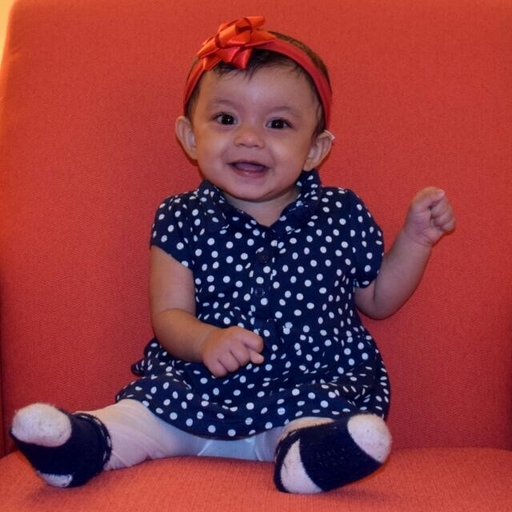
#> input picture baby512.jpg, 512 x 512 px
$ jupyter execute --allow-errors 'ImageSmoothing&GreyscaleToBinary-checkpoint.ipynb'
#> lines starting #> are read from the running program, lines starting #| are printed output that depends on the picture; after the words box and inside, x2 and y2 are one past the last pixel; in counts of white or black regions, pixels touching at a corner belong together
[cell 1]
import numpy as np
import cv2
#from matplotlib import pyplot as plt
import random
import math

img=cv2.imread('baby512.jpg',0)
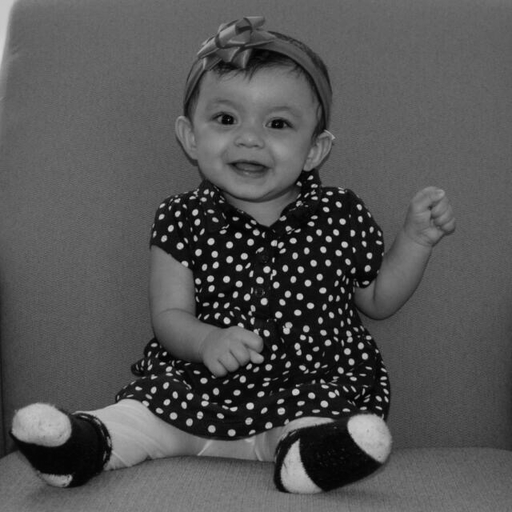
#> img: shape (512, 512); min 2, max 214, mean 83.7

def readGrayscaleImage(img):
    GrayImage=img.copy()
    cv2.imwrite('GrayScaleImage.jpg',GrayImage)
    cv2.imshow('GrayScaleImage',GrayImage)
    cv2.waitKey(0)
    return GrayImage


def corruptImageSP(GrayImage):
    #Adding salt and pepper noise to image
    #img=cv2.imread('baby.jpg',0)
    copyImg=GrayImage.copy()
    NoisyImage=np.zeros(copyImg.shape,np.uint8)
    for i in range(copyImg.shape[0]):  #traverse rows of matrix
        for j in range(copyImg.shape[1]):  #traverse columns of matrix
            a=random.random()
            if a<0.90:
                NoisyImage[i][j]=copyImg[i][j]
            elif (a<0.98 and a>0.95):
                NoisyImage[i][j]=0
            else:
                NoisyImage[i][j]=255
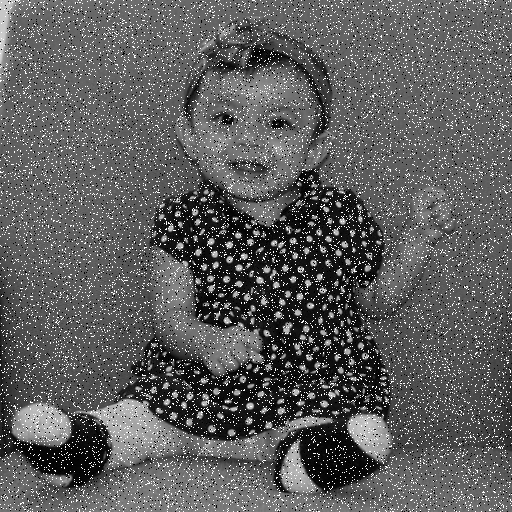
#> NoisyImage: shape (512, 512); min 0, max 255, mean 93.3
    cv2.imwrite('Salt&Pepper Noisy image.jpg',NoisyImage)
    cv2.imshow('Salt&Pepper Noisy image',NoisyImage)
    cv2.waitKey(0)
    return NoisyImage

def noisereductionAveraging(GrayImage):
    #Noise reduction-smoothing by averaging
    copyImg=GrayImage.copy()
    SmoothImageAveraging=copyImg.copy()
    for i in range(1,copyImg.shape[0]-1):
        for j in range(1,copyImg.shape[1]-1):
            sum=0
            sum=(copyImg[i][j]//9)+(copyImg[i][j+1]//9)+(copyImg[i][j-1]//9)+(copyImg[i-1][j]//9)+(copyImg[i-1][j+1]//9)+(copyImg[i-1][j-1]//9)+(copyImg[i+1][j]//9)+(copyImg[i+1][j+1]//9)+(copyImg[i+1][j-1]//9)
            SmoothImageAveraging[i][j]=sum
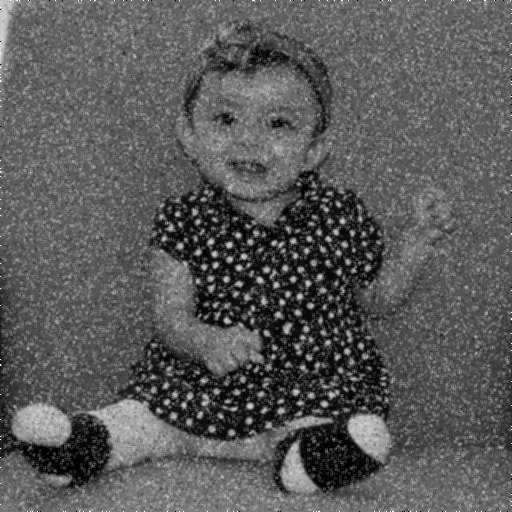
#> SmoothImageAveraging: shape (512, 512); min 0, max 255, mean 89.5
    cv2.imshow('SmoothImageAveraging',SmoothImageAveraging)
    cv2.imwrite('SmoothImageAveraging.jpg',SmoothImageAveraging)
    cv2.waitKey(0)
    return SmoothImageAveraging


def noisereductionMedianFiltering(GrayImage):
    #Noise reduction-smoothing by median filtering
    copyImg=GrayImage.copy()
    SmoothImageMedianFilter=copyImg
    for i in range(1,copyImg.shape[0]-1):  #traverse rows of matrix
        for j in range(1,copyImg.shape[1]-1):  #traverse columns of matrix
            kernel=[]
            kernel=[copyImg[i][j],copyImg[i-1][j],copyImg[i+1][j],copyImg[i][j-1],copyImg[i][j+1],copyImg[i-1][j-1],copyImg[i+1][j-1],copyImg[i-1][j+1],copyImg[i+1][j+1]]
            kernel.sort()
            SmoothImageMedianFilter[i][j]=kernel[4]
    cv2.imshow('SmoothImageMedianFilter',SmoothImageMedianFilter)
    cv2.imwrite('SmoothImageMedianFilter.jpg',SmoothImageMedianFilter)
    cv2.waitKey(0)
    return SmoothImageMedianFilter

def binaryImageSimpleThresholding(GrayImage):
    #Grayscale to binary image by using simple thresholding
    binImgSimpThreshldngimg=GrayImage.copy()
    for i in range(binImgSimpThreshldngimg.shape[0]):
        for j in range(binImgSimpThreshldngimg.shape[1]):
            if np.any(binImgSimpThreshldngimg[i][j]>80):
                binImgSimpThreshldngimg[i][j]=255
            else:
                binImgSimpThreshldngimg[i][j]=0
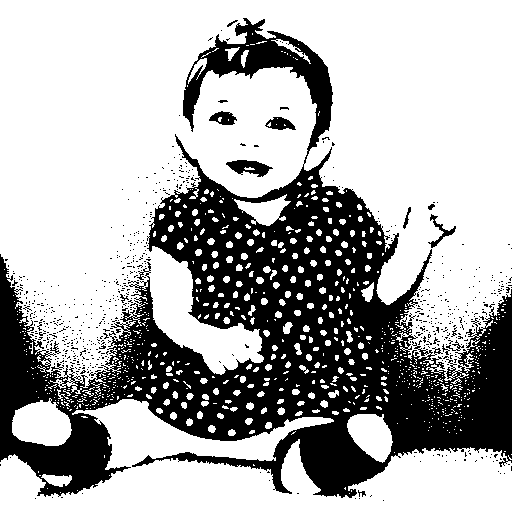
#> binImgSimpThreshldngimg: shape (512, 512); 67.7% white; 696 black regions (681 under 20 px), largest, box (x1, y1, x2, y2) and area: (0, 18, 512, 498) 81523, (226, 160, 273, 177) 448, (265, 117, 296, 130) 251

    cv2.imshow('Binary Image Simple Thresholding',binImgSimpThreshldngimg)
    cv2.imwrite('Binary Image Simple Thresholding.jpg',binImgSimpThreshldngimg)
    cv2.waitKey(0)
#     cv2.destroyAllWindows()
    return binImgSimpThreshldngimg


def binaryImageP_tileThresholding(GrayImage):
    #Grayscale image to binary image by using P-Tile Thresholding
    binImgPTile=GrayImage.copy()
    width,depth=img.shape
#> width = 512; depth = 512
    percentage=50/100
    thresholdpixelcount=width*depth*percentage  #pixel calculation from considered percentage value (this will correspond to threshold)
#> thresholdpixelcount = 131072
    #print(thresholdpixelcount)

    #Create hist datastructure
    hist=[]
    hist=np.zeros(256)
    for i in range(img.shape[0]):
        for j in range(img.shape[1]):
            hist[img[i,j]]=hist[img[i,j]]+1
#> after the loop, hist = 256 values, max 9075 at index 98, min 0 at index 0, mean 1024
    #print(hist)

    #Find intensity T correspondng to the percentage considered
    sum=0
    threshold=0
    for k in range(254,-1,-1):
        sum=sum+hist[k]
        if(sum>=thresholdpixelcount):
            break
#> this loop made 162 passes
#> sum on passes 1 to 3: 0, 0, 0
#> after the loop, sum = 134763
    threshold=k

    #Convert into binary image
    for m in range(img.shape[0]):
        for n in range(img.shape[1]):
            if np.any(img[m][n]>threshold):
                binImgPTile[m][n]=255
            else:
                binImgPTile[m][n]=0
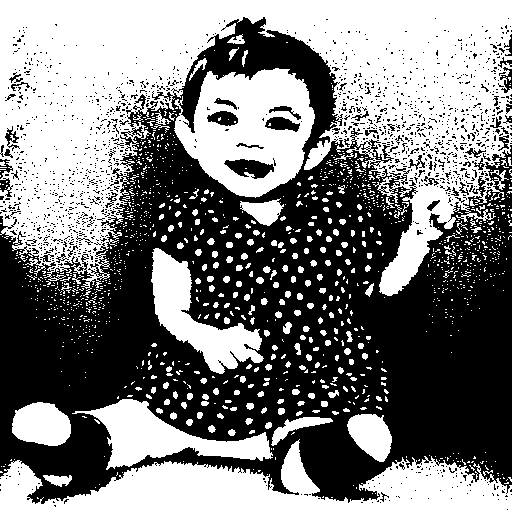
#> binImgPTile: shape (512, 512); 49.1% white; 1346 white regions (1162 under 20 px), largest, box (x1, y1, x2, y2) and area: (0, 0, 512, 296) 73506, (0, 439, 512, 512) 18224, (174, 68, 315, 198) 11261

    cv2.imshow('Binary Image P-tile thresholding',binImgPTile)
    cv2.imwrite('Binary Image P-tile thresholding.jpg',binImgPTile)
    cv2.waitKey(0)
#     cv2.destroyAllWindows()
    return binImgPTile

def binaryImageIterativeThresholding(GrayImage):
    #Grayscale image to binary using Iterative thresholding
    binImgItrThrs=GrayImage.copy()
    threshold=110
    revisedthreshold=0
    tolerance=10
    region1 = []
    region2 = []
    while(abs(revisedthreshold - threshold) > tolerance):
        for i in range(GrayImage.shape[0]):
            for j in range(GrayImage.shape[1]):
                if(GrayImage[i][j]>threshold):
                    region1.append(GrayImage[i][j])
                else:
                    region2.append(GrayImage[i][j])

        avg_region1 = sum(region1)//len(region1)
        avg_region2= sum(region2)//len(region2)
        revisedthreshold = (avg_region1+avg_region2)//2
        if(abs(revisedthreshold - threshold) < tolerance):
            break
        else:
            threshold=revisedthreshold
#> after the loop, region1 = 37852 items; region2 = 224292 items

    for i in range(GrayImage.shape[0]):
        for j in range(GrayImage.shape[1]):
            if(GrayImage[i][j]>threshold):
                binImgItrThrs[i][j]=255
            else:
                binImgItrThrs[i][j]=0
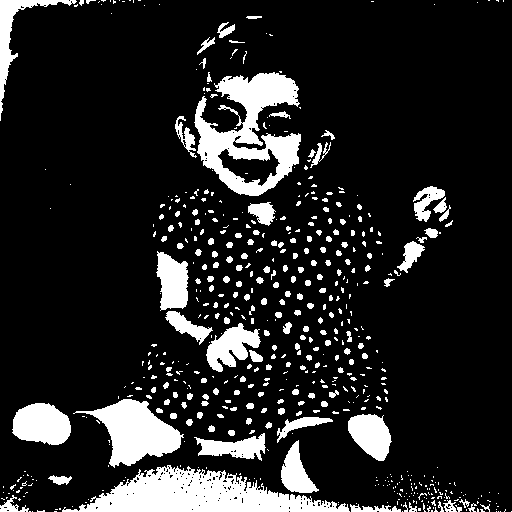
#> binImgItrThrs: shape (512, 512); 14.4% white; 572 white regions (398 under 20 px), largest, box (x1, y1, x2, y2) and area: (62, 465, 350, 512) 7015, (194, 72, 301, 196) 6447, (73, 399, 184, 468) 3623

    cv2.imshow('Binary Image iterative thresholding',binImgItrThrs)
    cv2.imwrite('Binary Image iterative thresholding.jpg',binImgItrThrs)
    cv2.waitKey(0)
#     cv2.destroyAllWindows()
    return binImgItrThrs


def histogramGrayscale():
    #Histogram of Grayscale image
    img = cv2.imread('baby.jpg',0)
    plt.hist(img.ravel(),256,[0,256]); plt.show()


def histogramRGB():
    #Histogram of RGB image
    img = cv2.imread('baby.jpg')
    color = ('b','g','r')
    for i,col in enumerate(color):
        histr = cv2.calcHist([img],[i],None,[256],[0,256])
        plt.plot(histr,color = col)
        plt.xlim([0,256])
    plt.show()


def main():
    GrayImage=readGrayscaleImage(img)
    NoisyImage=corruptImageSP(GrayImage)
    SmoothImageAveraging=noisereductionAveraging(NoisyImage)
    SmoothImageMedianFilter=noisereductionMedianFiltering(NoisyImage)
    binImgSimpThreshldngimg=binaryImageSimpleThresholding(GrayImage)
    binImgPTile=binaryImageP_tileThresholding(GrayImage)
    binImgItrThrs=binaryImageIterativeThresholding(GrayImage)
    histogramGrayscale()
    histogramRGB()


#> (the rest of this cell did not finish here and is left out)
